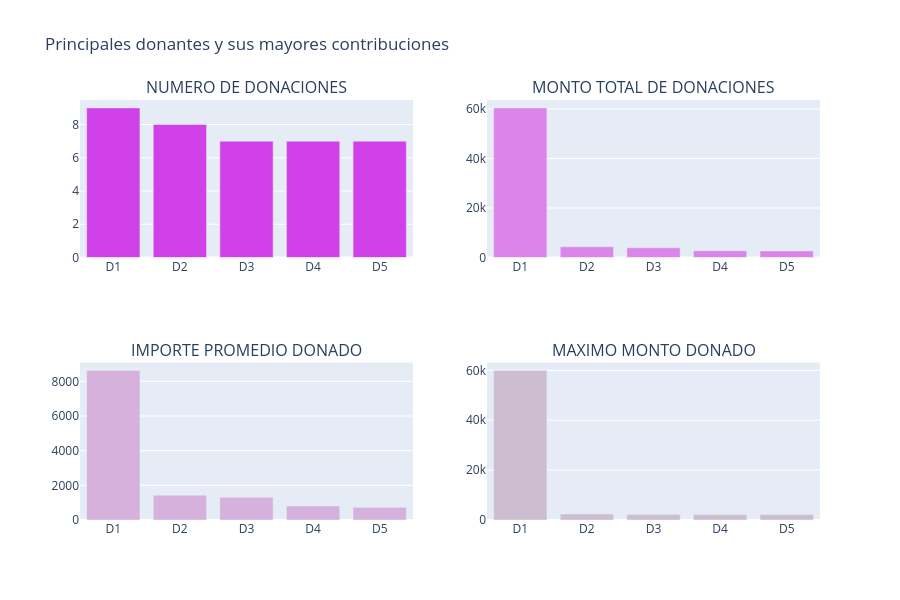

The notebook cell saved with this chart:
### Markdown cell above
### Proyectos con mayor actividad de donaciones

En el análisis histórico de DonorsChoose, los proyectos presentan una gran variabilidad en el número de donaciones recibidas, desde proyectos con una sola contribución hasta iniciativas con cientos de aportes.

El número máximo de donaciones registradas en un solo proyecto es de **863 donaciones**, correspondiente al proyecto:

- **"Vallecito StandUpKids Pilot Standing School!"**

Este proyecto fue liderado por un docente y logró recaudar un total de **USD 108,248.30**, alcanzando su financiamiento completo el **26 de agosto de 2015**.

Además, existen otros proyectos con un alto nivel de participación, superando las **600 donaciones**, lo que refleja un fuerte interés de la comunidad en determinadas iniciativas educativas.

---

Un caso destacado ocurrió en noviembre de 2016 con el proyecto:

- **"Varsity and After-School Fencing Teams in NYC"**

Este proyecto recibió únicamente **18 donaciones**, pero alcanzó un promedio de **USD 1,850 por donante**, el valor más alto registrado en promedio por contribuyente.

---

Otro caso relevante es el proyecto:

- **"Learning to Play While Playing to Learn!"**

En este caso se registró la **donación individual más alta en la historia de la plataforma**, con un aporte de **USD 60,000**.

---

## <a id="3.3">3.3 ¿Quiénes son los principales donantes?</a>

En esta sección se analizarán los donantes más relevantes de la plataforma en función de diferentes métricas:

- **3.3.1** Donantes con mayor número de contribuciones  
- **3.3.2** Donantes con mayor monto total donado  
- **3.3.3** Donantes con mayor promedio de donación  
- **3.3.4** Donantes con la mayor donación individual registrada

### Code cell
# Which Projects Had the maximum Donations 

tempdf = donations_df.groupby('Donor ID').agg({'Donor ID' : 'count', 'Donation Amount' : 'sum'}).rename(columns={'Donor ID' : "Total Donations", 'Donation Amount' : "Total Amount"}).reset_index()
tempdf['Average Donation Amount'] = tempdf['Total Amount'] / tempdf['Total Donations']

tempdf1 = tempdf.sort_values(by=['Total Donations'], ascending=[False])
x = tempdf1.head(5)['Donor ID']
x = ["D"+str(i+1) for i in range(len(x))]
y = tempdf1.head(5)['Total Donations']
tr1 = bar_ver_noagg(x, y, 'Total Donations', '#d141ea', lm=None, rt=True)

tempdf1 = tempdf.sort_values(by=['Total Amount'], ascending=[False])
x = tempdf1.head(5)['Donor ID']
x = ["D"+str(i+1) for i in range(len(x))]
y = tempdf1.head(5)['Total Amount']
tr2 = bar_ver_noagg(x, y, 'Average Donations', '#db85ea', lm=None, rt=True)

tempdf1 = tempdf.sort_values(by=['Average Donation Amount'], ascending=[False])
x = tempdf1.head(5)['Donor ID']
x = ["D"+str(i+1) for i in range(len(x))]
y = tempdf1.head(5)['Average Donation Amount']
tr3 = bar_ver_noagg(x, y, 'Average Donations', '#d5b1db', lm=None, rt=True)

tempdf = donations_df.groupby('Donor ID').agg({'Donor ID' : 'count', 'Donation Amount' : 'max'}).rename(columns={'Donor ID' : "Total Donations", 'Donation Amount' : "Maximum Donations"}).reset_index()
tempdf1 = tempdf.sort_values(by=['Maximum Donations'], ascending=[False])
x = tempdf1.head(5)['Donor ID']
x = ["D"+str(i+1) for i in range(len(x))]
y = tempdf1.head(5)['Maximum Donations']
tr4 = bar_ver_noagg(x, y, 'Maximum Donations', '#ccbece', lm=None, rt=True)

fig = tools.make_subplots(rows=2, cols=2, print_grid=False, subplot_titles = ['NUMERO DE DONACIONES', "MONTO TOTAL DE DONACIONES", 'IMPORTE PROMEDIO DONADO', 'MAXIMO MONTO DONADO'])
fig.append_trace(tr1, 1, 1);
fig.append_trace(tr2, 1, 2);
fig.append_trace(tr3, 2, 1);
fig.append_trace(tr4, 2, 2);

fig['layout'].update(height=600, showlegend=False, title='Principales donantes y sus mayores contribuciones');
iplot(fig);

### Figure 1 — Plotly figure (JSON) as saved in the notebook; plotly's stock layout.template omitted (floating-point values rounded to 4 significant figures)
{"data": [{"marker": {"color": "#d141ea"}, "type": "bar", "x": ["D1", "D2", "D3", "D4", "D5"], "xaxis": "x", "y": [9, 8, 7, 7, 7], "yaxis": "y"}, {"marker": {"color": "#db85ea"}, "type": "bar", "x": ["D1", "D2", "D3", "D4", "D5"], "xaxis": "x2", "y": [60420.0, 4301.0, 3926.0, 2733.0, 2667.0], "yaxis": "y2"}, {"marker": {"color": "#d5b1db"}, "type": "bar", "x": ["D1", "D2", "D3", "D4", "D5"], "xaxis": "x3", "y": [8631.0, 1434.0, 1309.0, 808.7, 731.1], "yaxis": "y3"}, {"marker": {"color": "#ccbece"}, "type": "bar", "x": ["D1", "D2", "D3", "D4", "D5"], "xaxis": "x4", "y": [60000.0, 2420.0, 2248.0, 2219.0, 2190.0], "yaxis": "y4"}], "layout": {"annotations": [{"font": {"size": 16}, "showarrow": false, "text": "NUMERO DE DONACIONES", "x": 0.225, "xanchor": "center", "xref": "paper", "y": 1, "yanchor": "bottom", "yref": "paper"}, {"font": {"size": 16}, "showarrow": false, "text": "MONTO TOTAL DE DONACIONES", "x": 0.775, "xanchor": "center", "xref": "paper", "y": 1, "yanchor": "bottom", "yref": "paper"}, {"font": {"size": 16}, "showarrow": false, "text": "IMPORTE PROMEDIO DONADO", "x": 0.225, "xanchor": "center", "xref": "paper", "y": 0.375, "yanchor": "bottom", "yref": "paper"}, {"font": {"size": 16}, "showarrow": false, "text": "MAXIMO MONTO DONADO", "x": 0.775, "xanchor": "center", "xref": "paper", "y": 0.375, "yanchor": "bottom", "yref": "paper"}], "height": 600, "showlegend": false, "title": {"text": "Principales donantes y sus mayores contribuciones"}, "xaxis": {"anchor": "y", "domain": [0, 0.45]}, "xaxis2": {"anchor": "y2", "domain": [0.55, 1]}, "xaxis3": {"anchor": "y3", "domain": [0, 0.45]}, "xaxis4": {"anchor": "y4", "domain": [0.55, 1]}, "yaxis": {"anchor": "x", "domain": [0.625, 1]}, "yaxis2": {"anchor": "x2", "domain": [0.625, 1]}, "yaxis3": {"anchor": "x3", "domain": [0, 0.375]}, "yaxis4": {"anchor": "x4", "domain": [0, 0.375]}}}
